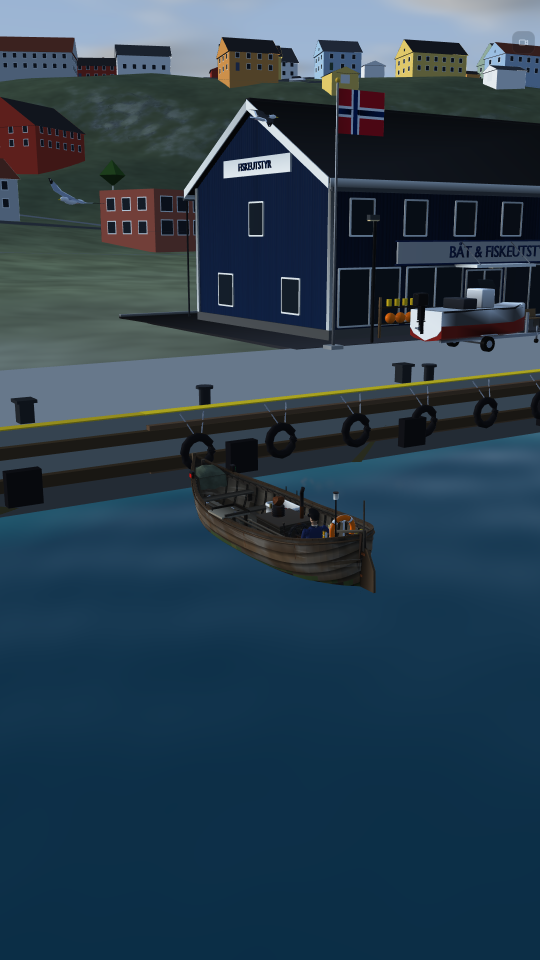
#> input picture trailer/referanse/proveklipp-sky-finnsnes-0400.png, 1080 x 1920 px, given in place of bathandel-trebat-1956.jpg_low_near.png, which was not available (shown at 1/2 size)
$ python shore_sheet.py ../trailer/referanse/proveklipp-sky-finnsnes-0400.png ../trailer/referanse/bathandel-trebat-1956.jpg ../trailer/referanse/bathandel-trebat-1956.jpg
#> lines starting #> are read from the running program, lines starting #| are printed output that depends on the picture; pictures that were not available may be replaced by others from this repository, and a replacement may not be noted
"""#61: before/after sheets from shore_edge.py pictures: python3 shore_sheet.py <before tag> <after tag> [places] -> shore_cmp/sheet_<place>.png
(a row per tide and shot: before | after, with a 2x crop of the middle of each)"""
import cv2, numpy as np, sys, os
A, B = sys.argv[1], sys.argv[2]
PL = sys.argv[3].split(',') if len(sys.argv) > 3 else ['havoy', 'husoy', 'vangshamn']
os.chdir(os.path.join(os.path.dirname(os.path.abspath(__file__)), 'out', 'shore_cmp'))
def cell(f, lab, w=640, h=400):
#> called with w = 640, h = 400
    a = cv2.imread(f)
#> a is the input picture: shape (1920, 1080, 3); mean B, G, R 78.3, 62.8, 41.9
    if a is None: a = np.zeros((800, 1280, 3), np.uint8)
    full = cv2.resize(a, (w, h)); cv2.putText(full, lab, (8, 26), 0, 0.7, (0, 255, 255), 2)
#> after `cv2.putText(full, lab, (8, 26), 0, 0.7, (0, 255, 255), 2)`:
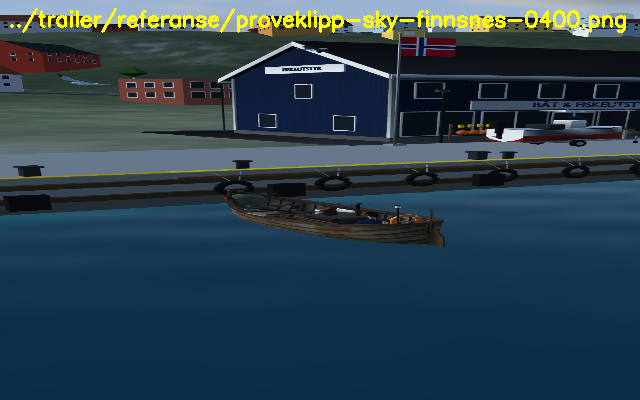
#> full: shape (400, 640, 3); mean B, G, R 76.1, 65, 44.2
    H, W = a.shape[:2]; c = a[H // 2 - 200:H // 2 + 200, W // 2 - 320:W // 2 + 320]; crop = cv2.resize(c, (w, h), interpolation=cv2.INTER_LINEAR)
#> after `H, W = a.shape[:2]`: H = 1920; W = 1080
    cv2.putText(crop, 'crop 2x', (8, 26), 0, 0.7, (0, 255, 255), 2)
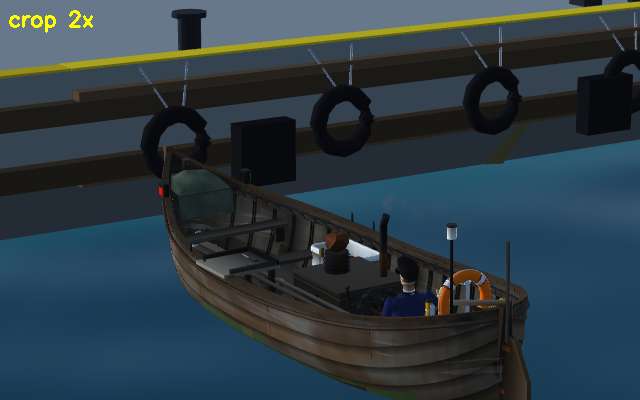
#> crop: shape (400, 640, 3); mean B, G, R 67.6, 59.4, 45.1
    return np.hstack([full, crop])
for pl in PL:
    rows = []
    for t in ('low', 'high'):
        for shot in ('near', 'top', 'far', 'foam'):
            rows.append(np.hstack([cell('edge_%s_%s_%s_%s.png' % (A, pl, t, shot), '%s %s %s %s' % (A, pl, t, shot)), cell('edge_%s_%s_%s_%s.png' % (B, pl, t, shot), '%s %s %s %s' % (B, pl, t, shot))]))
#> call 2 of cell, with w = 640, h = 400
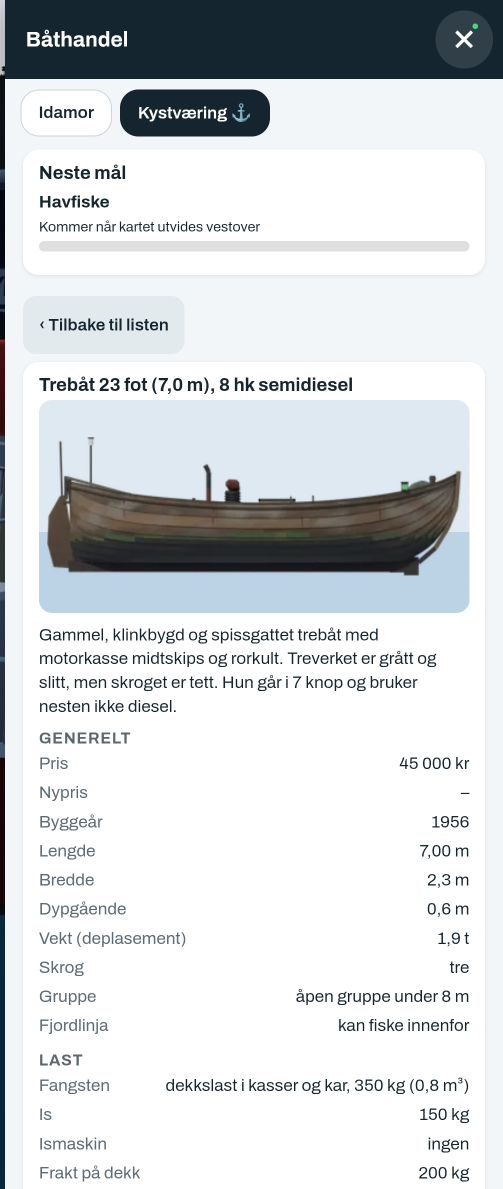
#> input picture trailer/referanse/bathandel-trebat-1956.jpg, 1006 x 2377 px, given in place of bathandel-trebat-1956.jpg_low_near.png, which was not available (shown at 1/2 size)
#> in cell, a is the input picture: shape (2377, 1006, 3); mean B, G, R 218.7, 216.3, 212.6
#> in cell (call 2), `cv2.putText(full, lab, (8, 26), 0, 0.7, (0, 255, 255), 2)`:
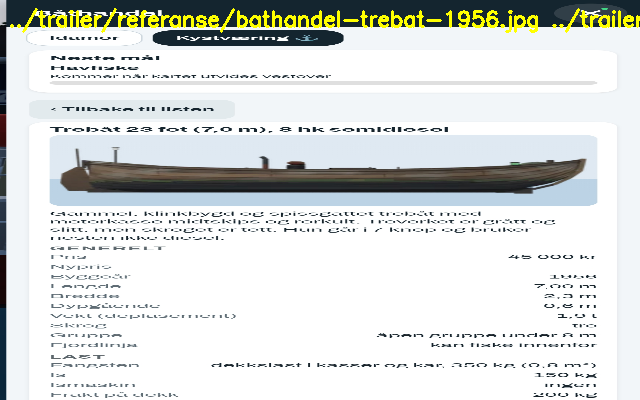
#> full: shape (400, 640, 3); mean B, G, R 217.5, 219.4, 216
#> in cell (call 2), `cv2.putText(crop, 'crop 2x', (8, 26), 0, 0.7, (0, 255, 255), 2)`:
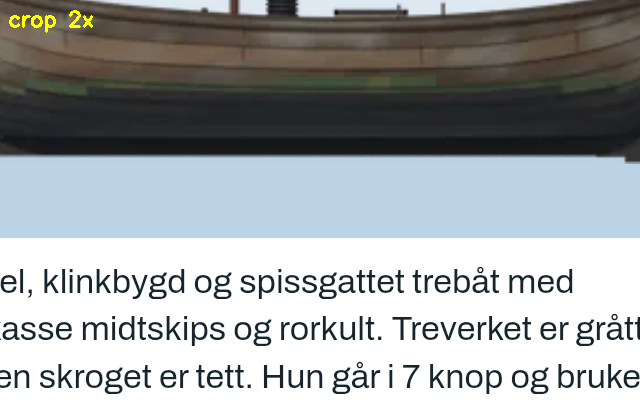
#> crop: shape (400, 640, 3); mean B, G, R 163.7, 162, 157.9
#> in cell (call 2), `return np.hstack([full, crop])`:
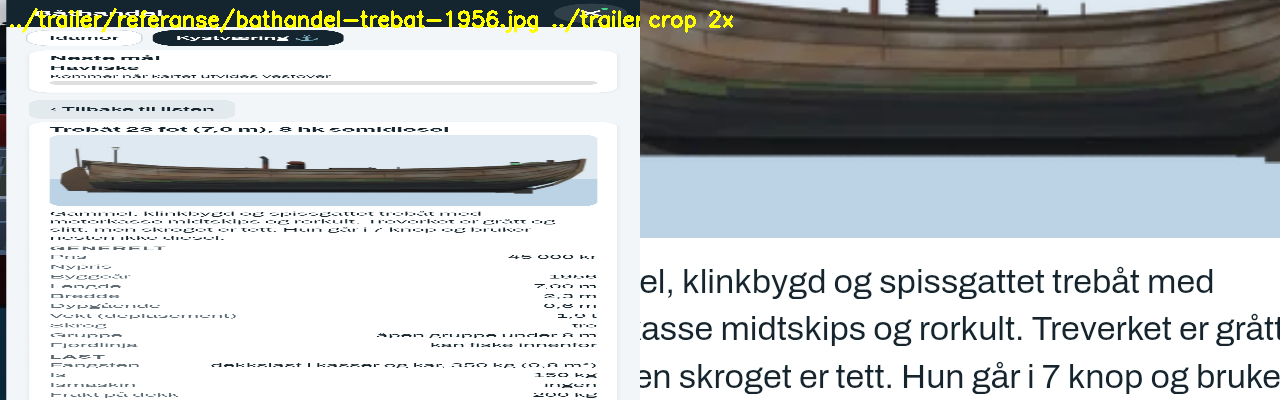
#> returned value: shape (400, 1280, 3); mean of channels 0, 1, 2 190.6, 190.7, 186.9; drawn as B, G, R
    cv2.imwrite('sheet_%s.png' % pl, np.vstack(rows)); print('sheet_%s.png' % pl)
#> after `cv2.imwrite('sheet_%s.png' % pl, np.vstack(rows))`:
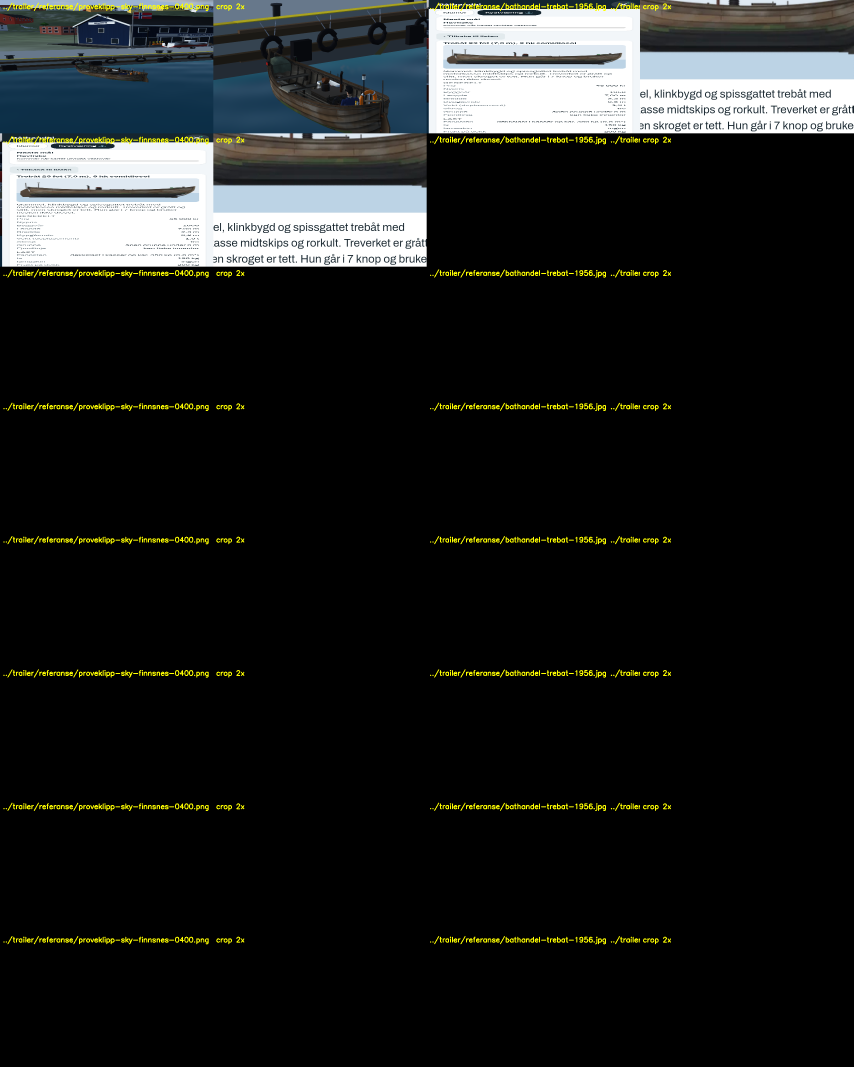
#> saved as bathandel-trebat-1956.jpg.png: shape (3200, 2560, 3) (shown at 1/3 size); mean B, G, R 28.3, 29.6, 28.1
